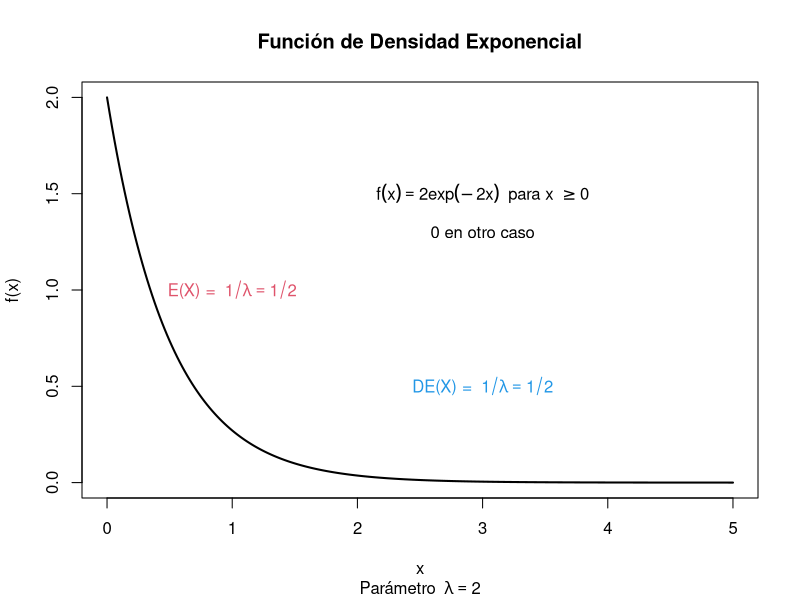
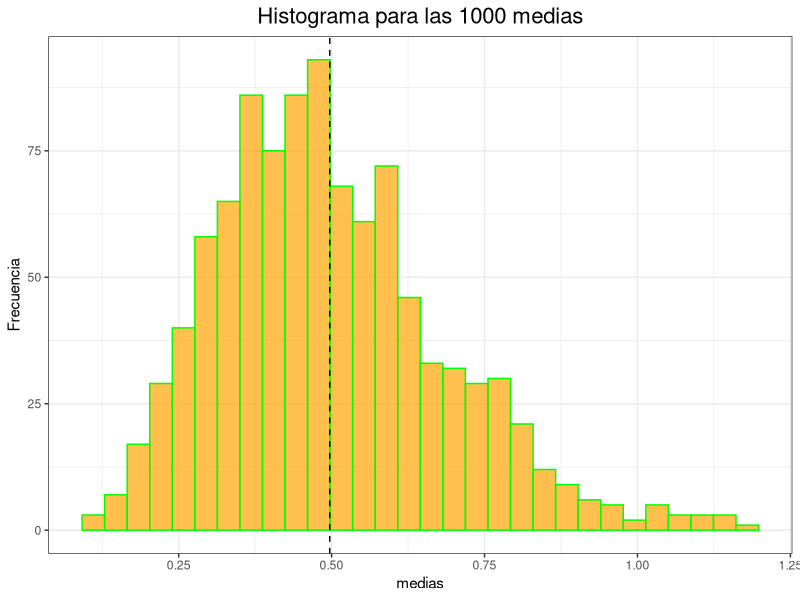
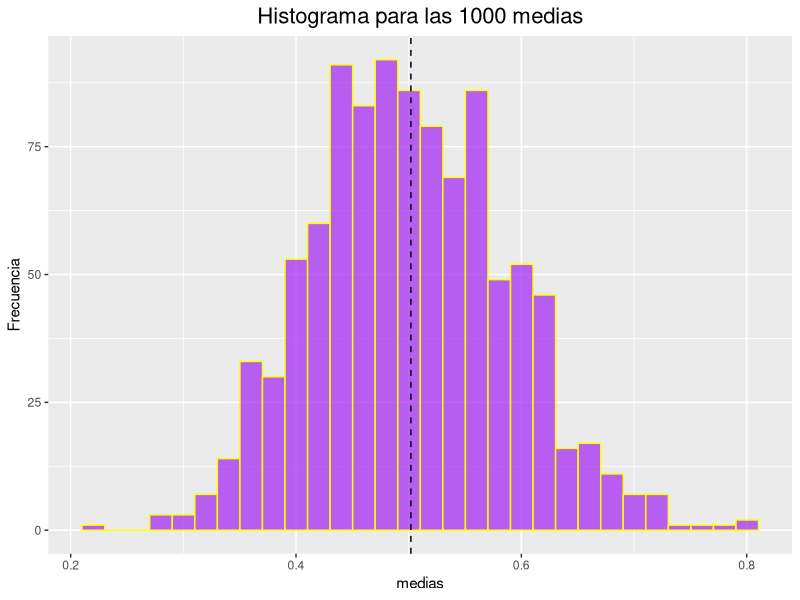
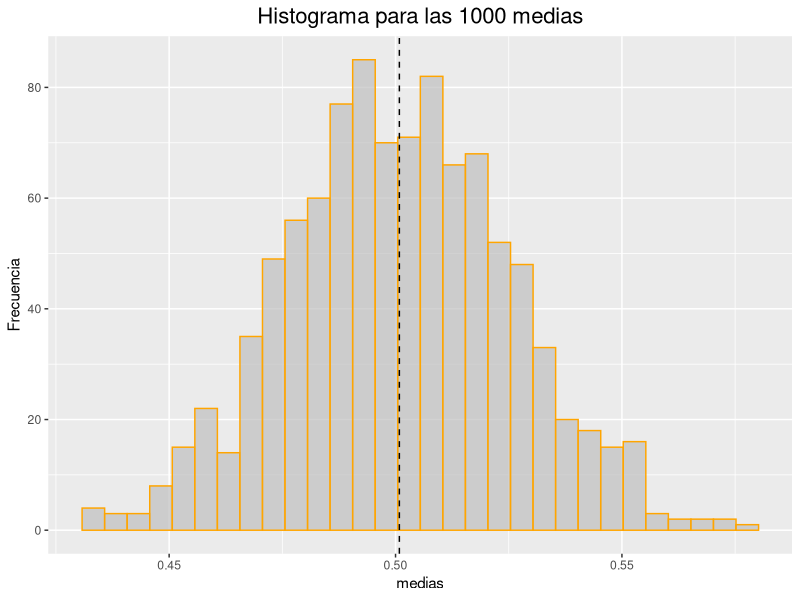

Write R code to recreate these figures, in order.
# Ejemplo 2. Teorema central del límite

# Cargamos el paquete ggplot2 para hacer algunas gráficas

library(ggplot2)
# Consideremos una variable aleatoria (v.a.) X con distribución exponencial y parámetro lambda = 2

x <- seq(0, 5, 0.02)
plot(x, dexp(x, rate = 2), type = "l", lwd = 2, ylab = "")
title(main = "Función de Densidad Exponencial", ylab = "f(x)",
      sub = expression("Parámetro " ~ lambda == 2))
text(x = 3, y = 1.5, labels = expression(f(x)==2*exp(-2*x) ~ " para x "  >= 0))
text(x = 3, y = 1.3, labels = paste("0 en otro caso"))
text(x = 1, y = 1, labels = expression("E(X) = " ~ 1/lambda == 1/2), col = 2)
text(x = 3, y = 0.5, labels = expression("DE(X) = " ~ 1/lambda == 1/2), col = 4)
# Ahora obtenemos una muestra aleatoria de tamaño n = 4 de la distribución exponencial considerada

set.seed(10) # Para reproducir posteriormente la muestra
(m1.4 <- rexp(n = 4, rate = 2))
# Obtenemos la media de la muestra generada

mean(m1.4)

# Ahora obtenemos 5 muestras de tamaño 3

set.seed(64) # Para reproducir las muestras en el futuro
(m5.3 <- sapply(X = rep(3, 5), FUN = rexp, 2))
# Obtenemos las medias de las 5 muestras

(media5.3 <- apply(m5.3, 2, mean))
# Ahora obtenemos 1000 muestras de tamaño 7 y las 1000 medias correspondientes a las muestras

set.seed(465) # Para reproducir las muestras en el futuro
m1000.7 <- sapply(X = rep(7, 1000), FUN = rexp, 2)
media1000.7 <- apply(m1000.7, 2, mean)
mdf <- as.data.frame(media1000.7)
tail(mdf)
# Observamos que el histograma de las medias tiene forma de campana

ggplot(mdf, aes(media1000.7)) + 
  geom_histogram(colour = 'green', 
                 fill = 'orange',
                 alpha = 0.7) + # Intensidad del color fill
  geom_vline(xintercept = mean(media1000.7), linetype="dashed", color = "black") + 
  ggtitle('Histograma para las 1000 medias') + 
  labs(x = 'medias', y = 'Frecuencia')+
  theme_bw() +
  theme(plot.title = element_text(hjust = 0.5, size = 16)) 
mean(media1000.7); 1/2 # Media de las 1000 medias y media de la población de la cual vienen las 1000 muestras
sd(media1000.7); (1/2)/sqrt(7) # DE de las 1000 medias y DE de la población de la cual vienen las 1000 muestras dividida por la raíz del tamaño de la muestra

# Ahora obtenemos 1000 muestras de tamaño 33 y las 1000 medias correspondientes a las muestras

set.seed(4465) # Para reproducir las muestras en el futuro
m1000.33 <- sapply(X = rep(33, 1000), FUN = rexp, 2)
media1000.33 <- apply(m1000.33, 2, mean)
mdf <- as.data.frame(media1000.33)
tail(mdf)
# Observamos que el histograma de las medias es más parecida todavía a una campana

ggplot(mdf, aes(media1000.33)) + 
  geom_histogram(colour = 'yellow', 
                 fill = 'purple',
                 alpha = 0.7) + # Intensidad del color fill
  geom_vline(xintercept = mean(media1000.33), linetype="dashed", color = "black") + 
  ggtitle('Histograma para las 1000 medias') + 
  labs(x = 'medias', y = 'Frecuencia')+
  theme_get() +
  theme(plot.title = element_text(hjust = 0.5, size = 16)) 
mean(media1000.33); 1/2 # Media de las 1000 medias y media de la población de la cual vienen las 1000 muestras
sd(media1000.33); (1/2)/sqrt(33) # DE de las 1000 medias y DE de la población de la cual vienen las 1000 muestras dividida por la raíz del tamaño de la muestra

# Ahora obtenemos 1000 muestras de tamaño 400 y las 1000 medias correspondientes a las muestras

set.seed(543465) # Para reproducir las muestras en el futuro
m1000.400 <- sapply(X = rep(400, 1000), FUN = rexp, 2)
media1000.400 <- apply(m1000.400, 2, mean)
mdf <- as.data.frame(media1000.400)
tail(mdf)
# Observamos que el histograma de las medias es más parecida todavía a una campana

ggplot(mdf, aes(media1000.400)) + 
  geom_histogram(colour = 'orange', 
                 fill = 'gray',
                 alpha = 0.7) + # Intensidad del color fill
  geom_vline(xintercept = mean(media1000.400), linetype="dashed", color = "black") + 
  ggtitle('Histograma para las 1000 medias') + 
  labs(x = 'medias', y = 'Frecuencia')+
  theme_gray() +
  theme(plot.title = element_text(hjust = 0.5, size = 16)) 
mean(media1000.400); 1/2 # Media de las 1000 medias y media de la población de la cual vienen las 1000 muestras
sd(media1000.400); (1/2)/sqrt(400) # DE de las 1000 medias y DE de la población de la cual vienen las 1000 muestras dividida por la raíz del tamaño de la muestra